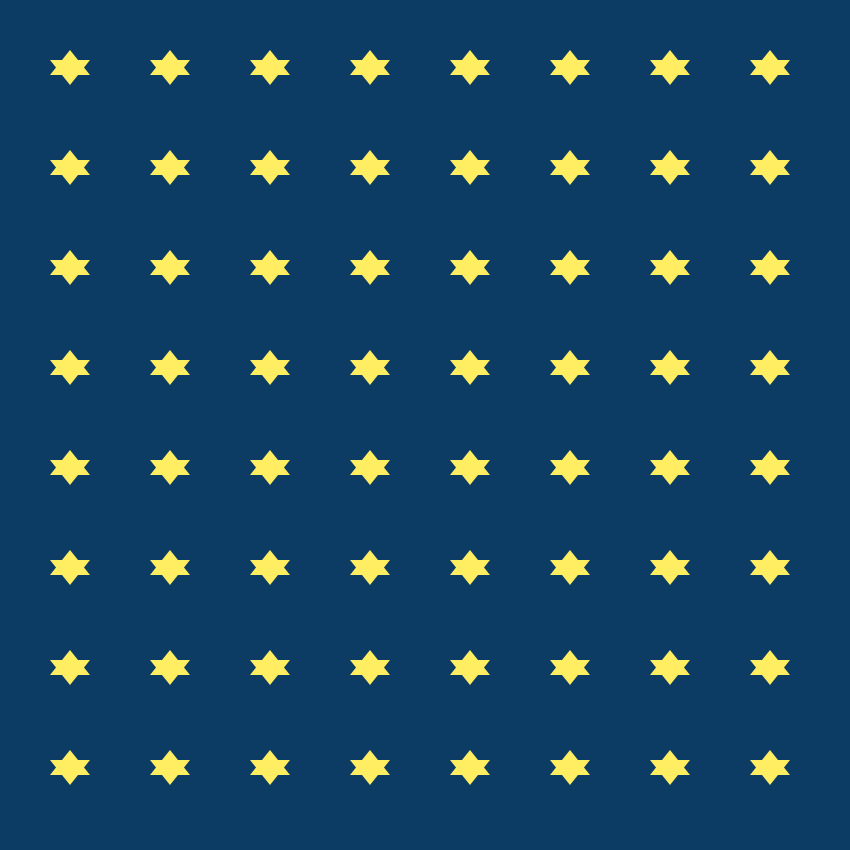
Frame 1 (no input)
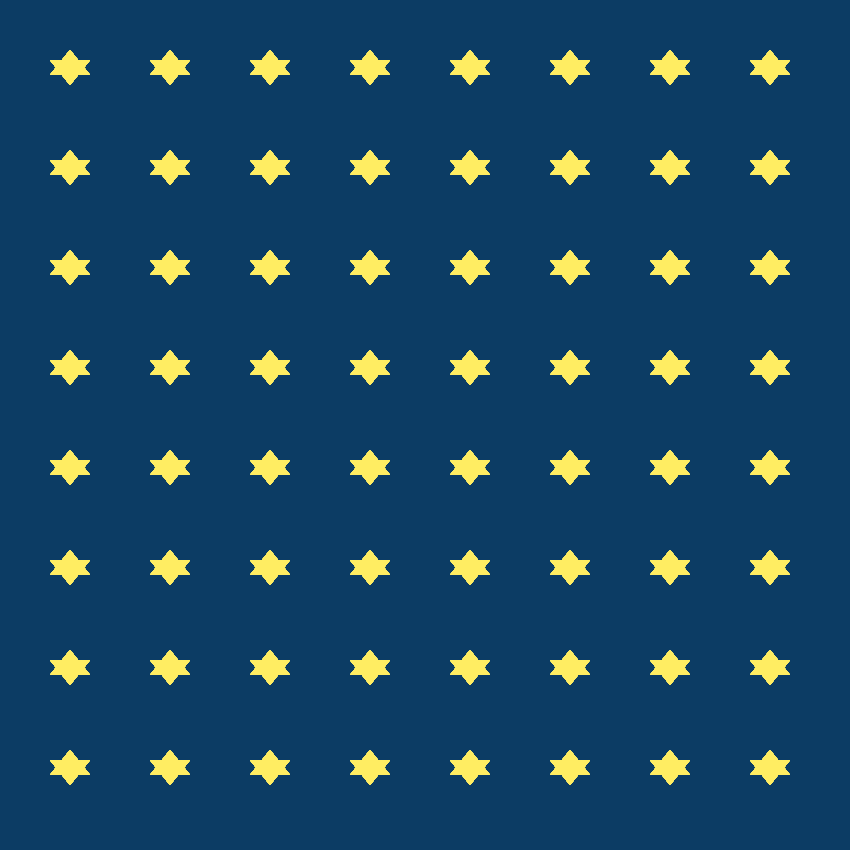
Frame 60 (the mouse pressed at the canvas centre just before this capture)
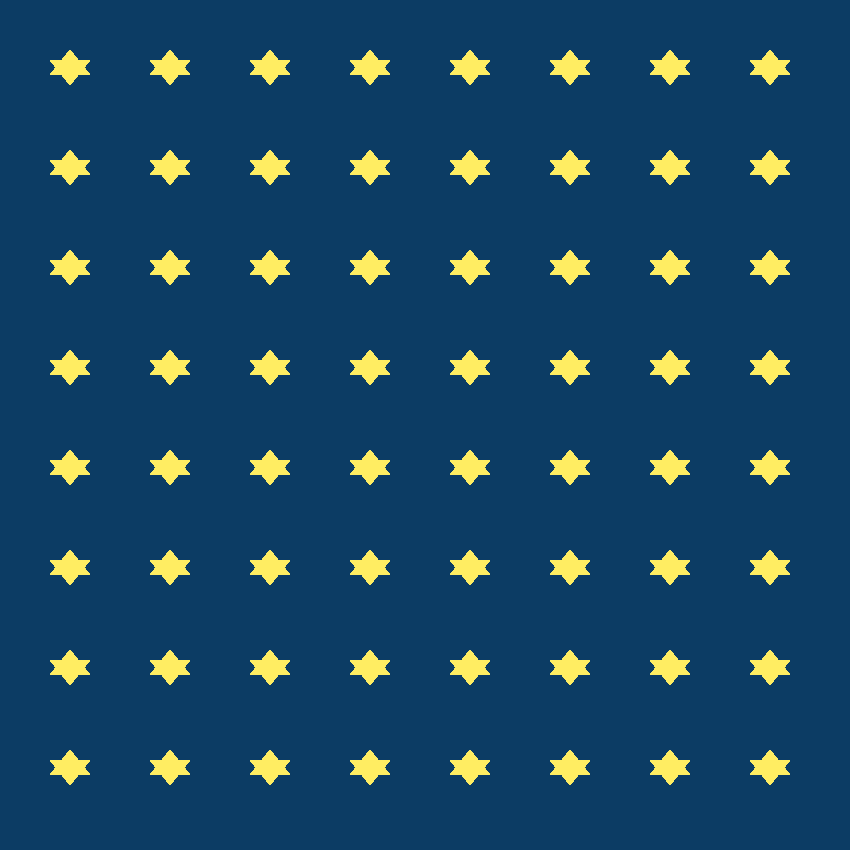
Frame 120 (the mouse held since frame 60 and released just before this capture)

The Processing sketch that drew these frames (run headless with seeded random() and noise(); from frame 60 on, the mouse is pressed at the canvas centre):

// Processing sketch: processing_113039
// ── processing_113039.pde

void setup()
{
  size(850, 850);
  background(12, 60, 100);
}

void draw()
 
{
  noStroke();
  fill(255, 237, 98);
  for (int i = 0; i <10; i++)
  {
    for (int j = 0; j <10; j++)
    {
      star(i*100 - 50, j*100 - 50);
    }
  } 
}

void star(int x, int y)
{
  triangle(x+0, y+10, x+40, y+10, x+20, y+35);
  triangle(x+0, y+25, x+40, y+25, x+20, y+0); 
}
